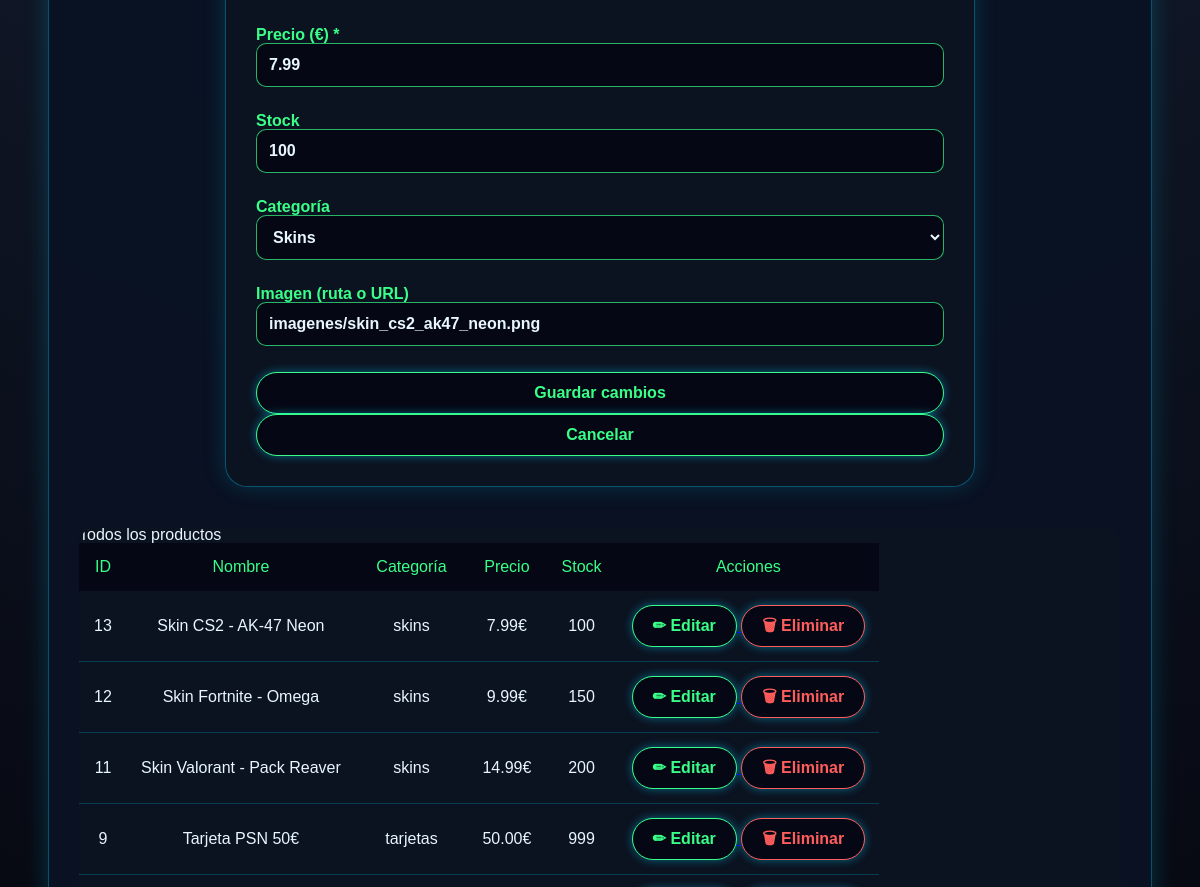
/admin.php?editar=13 (signed in, middle part), run on an earlier commit of the app's database.
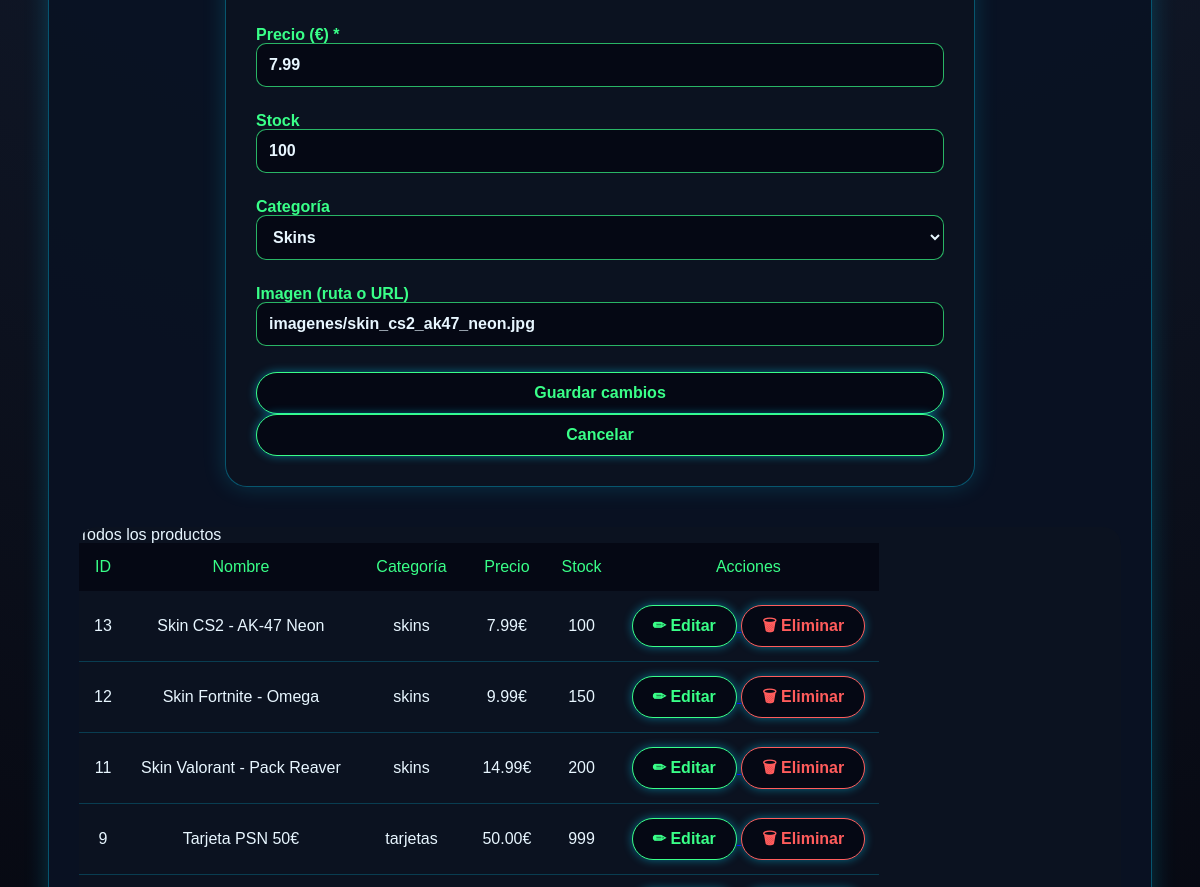
And on a later commit of the database.
### tables this page shows
CREATE TABLE IF NOT EXISTS productos (
    id_producto INT AUTO_INCREMENT PRIMARY KEY,
    nombre VARCHAR(100) NOT NULL,
    descripcion TEXT,
    precio DECIMAL(10,2) NOT NULL,
    imagen VARCHAR(255),
    stock INT DEFAULT 0,
    categoria VARCHAR(50)
);

### admin.php (the view, shortened to what this page needs)
<?php
require('conexion.php');
$todos = $conexion->query("SELECT * FROM productos ORDER BY categoria, nombre");
$editando = null;
if (isset($_GET['editar'])) {
    $id_e = (int)$_GET['editar'];
    $stmt = $conexion->prepare("SELECT * FROM productos WHERE id_producto = ?");
    $stmt->bind_param("i", $id_e);
    $stmt->execute();
    $editando = $stmt->get_result()->fetch_assoc();
}
?>
<?php include 'cabecera.php'; ?>
<article class="admin-panel">
    <section class="admin-form">
        <form method="post">
            <label>Descripción
            </label>
            <label>Precio (€) *
                <input type="number" name="precio" step="0.01" min="0" value="<?php echo $editando['precio'] ?? ''; ?>" required>
            </label>
            <label>Stock
                <input type="number" name="stock" min="0" value="<?php echo $editando['stock'] ?? 0; ?>">
            </label>
            <label>Categoría
                <select name="categoria">
                    <?php
                    $cats = ['videojuegos','tarjetas','skins','otros'];
                    foreach ($cats as $cat):
                        $sel = (($editando['categoria'] ?? '') === $cat) ? 'selected' : '';
                    ?>
                        <option value="<?php echo $cat; ?>" <?php echo $sel; ?>><?php echo ucfirst($cat); ?></option>
                    <?php endforeach; ?>
                </select>
            </label>
            <label>Imagen (ruta o URL)
                <input type="text" name="imagen" value="<?php echo htmlspecialchars($editando['imagen'] ?? ''); ?>">
            </label>
            <?php if ($editando): ?>
                <button type="submit" name="actualizar">Guardar cambios</button>
                <a href="admin.php"><button type="button">Cancelar</button></a>
            <?php else: ?>
                <button type="submit" name="crear">Crear producto</button>
            <?php endif; ?>
        </form>
    </section>
    <section class="admin-tabla">
        <h3>Todos los productos</h3>
        <table>
            <thead>
                <tr>
                    <th>ID</th>
                    <th>Nombre</th>
                    <th>Categoría</th>
                    <th>Precio</th>
                    <th>Stock</th>
                    <th>Acciones</th>
                </tr>
            </thead>
            <tbody>
                <?php while ($p = $todos->fetch_assoc()): ?>
                    <tr>
                        <td><?php echo $p['id_producto']; ?></td>
                        <td><?php echo htmlspecialchars($p['nombre']); ?></td>
                        <td><?php echo htmlspecialchars($p['categoria']); ?></td>
                        <td><?php echo number_format($p['precio'], 2); ?>€</td>
                        <td><?php echo $p['stock']; ?></td>
                        <td>
                            <a href="admin.php?editar=<?php echo $p['id_producto']; ?>">
                                <button>✏ Editar</button>
                            </a>
                            <form method="post" style="display:inline;" onsubmit="return confirm('¿Eliminar este producto?')">
                                <button type="submit" name="eliminar" class="btn-eliminar">🗑 Eliminar</button>
                            </form>
                        </td>
                    </tr>
                <?php endwhile; ?>
            </tbody>
        </table>
    </section>
</article>
</body>
</html>

### cabecera.php (shortened to what this page needs)
<!DOCTYPE html>
<html lang="es">
<head>
    <link rel="stylesheet" href="estilos/reset.css">
    <link rel="stylesheet" href="estilos/style.css">
    <link rel="stylesheet" href="estilos/style_carrito.css">
    <link rel="stylesheet" href="estilos/style_admin.css">
    <link rel="stylesheet" href="estilos/style_perfil.css">
    <link rel="stylesheet" href="estilos/style_login.css">
    <link rel="stylesheet" href="https://cdnjs.cloudflare.com/ajax/libs/font-awesome/6.7.2/css/all.min.css">
</head>
<body>

### estilos/style.css (style rules this page uses)
* { box-sizing: border-box; }
html, body { min-height: 100%; }
body { font-family: Arial, Helvetica, sans-serif; background: radial-gradient(circle at top, #18243a, #070912 70%); color: #e8f6ff; }
button { border: 1px solid #39FF88; padding: 12px 20px; border-radius: 25px; background-color: #050814; color: #39FF88; cursor: pointer; font-weight: bold; box-shadow: 0 0 10px rgba(0, 212, 255, 0.45); transition: 0.3s; }

### estilos/style_carrito.css (style rules this page uses)
.btn-eliminar { color: #ff5c5c; border-color: #ff5c5c; }

### estilos/style_admin.css (style rules this page uses)
.admin-panel { width: 92%; max-width: 1300px; margin: 40px auto; padding: 30px; background: rgba(10, 18, 35, 0.95); border: 1px solid rgba(0, 212, 255, 0.35); border-radius: 22px; box-shadow: 0 0 25px rgba(0, 212, 255, 0.22); }
.admin-tabla { width: 100%; border-collapse: collapse; background: #0b1220; border-radius: 18px; overflow: hidden; }
.admin-tabla th { background: #050814; color: #39FF88; padding: 16px; text-align: center; }
.admin-tabla td { padding: 14px; text-align: center; border-bottom: 1px solid rgba(0, 212, 255, 0.22); }
.admin-form { max-width: 750px; margin: 40px auto; padding: 30px; background: #0b1220; border-radius: 22px; border: 1px solid rgba(0, 212, 255, 0.35); box-shadow: 0 0 22px rgba(0, 212, 255, 0.18); }
.admin-form label { display: block; color: #39FF88; margin-bottom: 8px; font-weight: bold; }
.admin-form input, .admin-form textarea, .admin-form select { width: 100%; padding: 12px; margin-bottom: 18px; background: #050814; color: #e8f6ff; border: 1px solid rgba(57, 255, 136, 0.7); border-radius: 10px; }
.admin-form button { width: 100%; }

What changed in the data, as far as the page shows it:
changed productos "Skin CS2 - AK-47 Neon": imagen "imagenes/skin_cs2_ak47_neon.png" → "imagenes/skin_cs2_ak47_neon.jpg"
